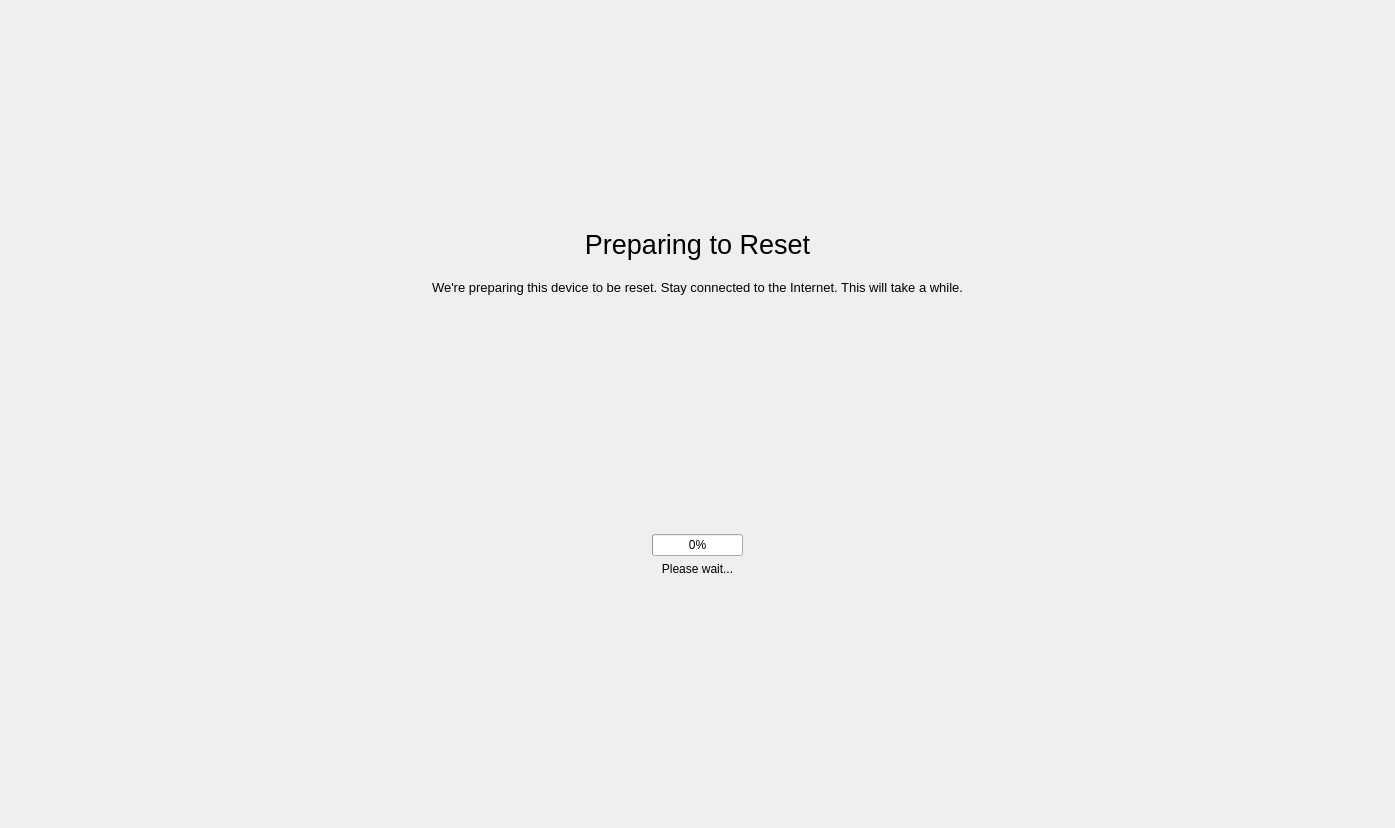
<?xml version="1.0" encoding="UTF-8"?>
<ui version="4.0">
 <class>DownloadProgress</class>
 <widget class="QDialog" name="DownloadProgress">
  <property name="geometry">
   <rect>
    <x>0</x>
    <y>0</y>
    <width>1395</width>
    <height>828</height>
   </rect>
  </property>
  <property name="windowTitle">
   <string notr="true">Dialog</string>
  </property>
  <layout class="QVBoxLayout" name="verticalLayout">
   <property name="spacing">
    <number>0</number>
   </property>
   <property name="leftMargin">
    <number>0</number>
   </property>
   <property name="topMargin">
    <number>0</number>
   </property>
   <property name="rightMargin">
    <number>0</number>
   </property>
   <property name="bottomMargin">
    <number>0</number>
   </property>
   <item>
    <spacer name="topSpacer">
     <property name="orientation">
      <enum>Qt::Vertical</enum>
     </property>
     <property name="sizeHint" stdset="0">
      <size>
       <width>20</width>
       <height>40</height>
      </size>
     </property>
    </spacer>
   </item>
   <item>
    <layout class="QVBoxLayout" name="verticalLayout_3">
     <property name="spacing">
      <number>20</number>
     </property>
     <item>
      <widget class="QLabel" name="label_2">
       <property name="font">
        <font>
         <pointsize>20</pointsize>
        </font>
       </property>
       <property name="text">
        <string>Preparing to Reset</string>
       </property>
       <property name="alignment">
        <set>Qt::AlignCenter</set>
       </property>
      </widget>
     </item>
     <item>
      <widget class="QLabel" name="label">
       <property name="font">
        <font>
         <pointsize>10</pointsize>
        </font>
       </property>
       <property name="text">
        <string>We're preparing this device to be reset. Stay connected to the Internet. This will take a while.</string>
       </property>
       <property name="alignment">
        <set>Qt::AlignCenter</set>
       </property>
      </widget>
     </item>
    </layout>
   </item>
   <item>
    <spacer name="verticalSpacer">
     <property name="orientation">
      <enum>Qt::Vertical</enum>
     </property>
     <property name="sizeHint" stdset="0">
      <size>
       <width>20</width>
       <height>40</height>
      </size>
     </property>
    </spacer>
   </item>
   <item>
    <widget class="QWidget" name="verticalWidget" native="true">
     <layout class="QVBoxLayout" name="verticalLayout_2">
      <property name="spacing">
       <number>6</number>
      </property>
      <property name="leftMargin">
       <number>9</number>
      </property>
      <property name="topMargin">
       <number>9</number>
      </property>
      <property name="rightMargin">
       <number>9</number>
      </property>
      <property name="bottomMargin">
       <number>9</number>
      </property>
      <item alignment="Qt::AlignHCenter">
       <widget class="QProgressBar" name="downloadProgress">
        <property name="value">
         <number>0</number>
        </property>
       </widget>
      </item>
      <item>
       <widget class="QLabel" name="downloadProgressLabel">
        <property name="text">
         <string notr="true">Please wait...</string>
        </property>
        <property name="alignment">
         <set>Qt::AlignCenter</set>
        </property>
       </widget>
      </item>
     </layout>
    </widget>
   </item>
   <item>
    <spacer name="bottomSpacer">
     <property name="orientation">
      <enum>Qt::Vertical</enum>
     </property>
     <property name="sizeHint" stdset="0">
      <size>
       <width>20</width>
       <height>195</height>
      </size>
     </property>
    </spacer>
   </item>
   <item>
    <widget class="QLabel" name="vendorWatermark">
     <property name="text">
      <string/>
     </property>
     <property name="alignment">
      <set>Qt::AlignCenter</set>
     </property>
     <property name="margin">
      <number>40</number>
     </property>
    </widget>
   </item>
  </layout>
 </widget>
 <resources/>
 <connections/>
</ui>
